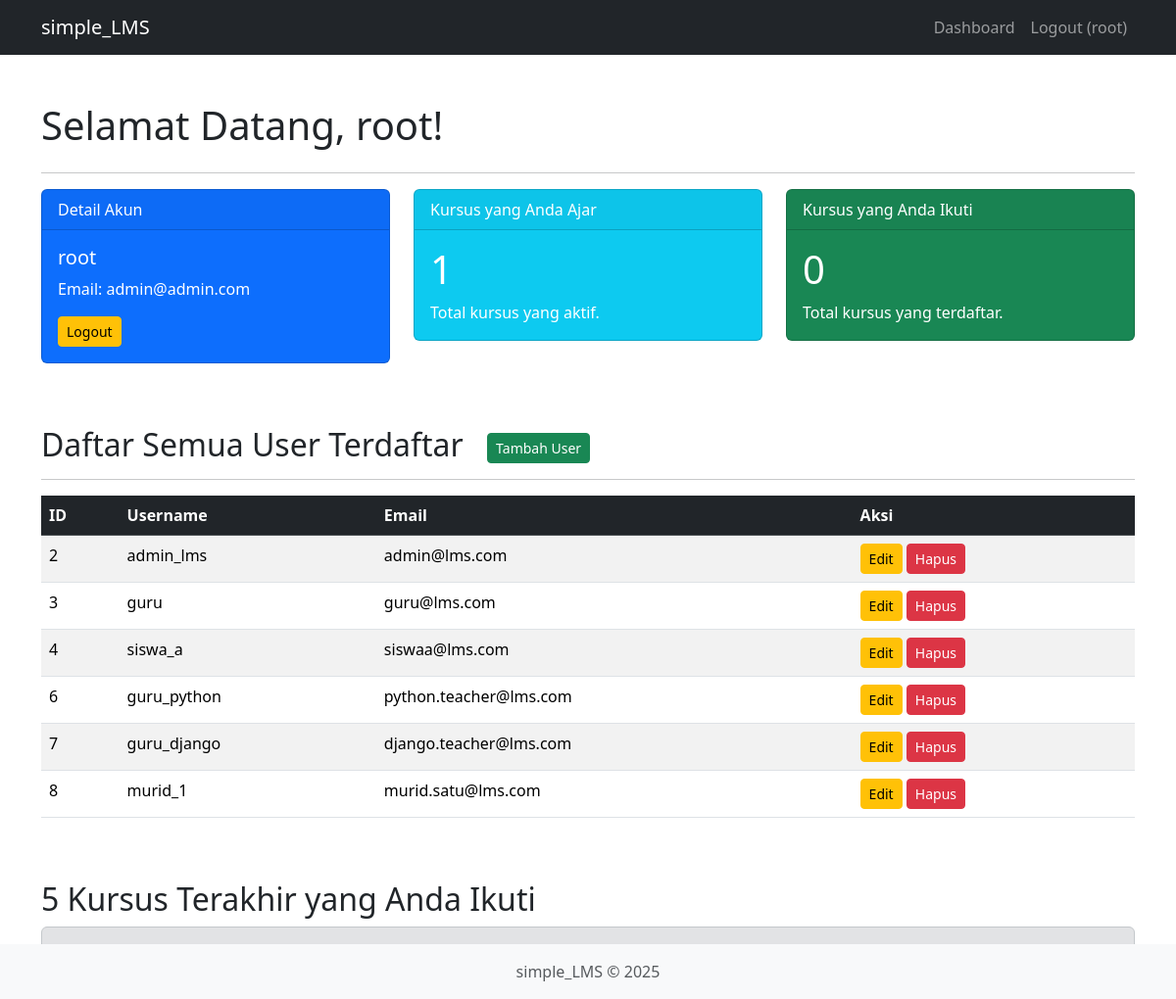
/dashboard/ (signed in), run on the app's committed database.
### users/models.py (models this page shows, shortened)
class User(AbstractUser):
    fullname = models.CharField(max_length=100, blank=True, null=True)
    first_name = None
    last_name = None

### users/views.py (the view)
# urls.py: path('dashboard/', views.dashboard, name='dashboard'),
@login_required(login_url='login')
def dashboard(request):
    current_user = request.user
    all_users = User.objects.all().exclude(pk=current_user.pk).order_by('date_joined')
    courses_taught = Course.objects.filter(teacher=current_user).count()
    enrollments = current_user.course_enrollments.all()
    courses_enrolled_count = enrollments.count()
    context = {
        'title': 'Dashboard Saya',
        'fullname': current_user.fullname if current_user.fullname else current_user.username,
        'email': current_user.email,
        'courses_taught_count': courses_taught,
        'courses_enrolled_count': courses_enrolled_count,
        'enrollments': enrollments[:5],
        'all_users': all_users
    }
    return render(request, 'users/dashboard.html', context)

### users/templates/users/dashboard.html (shortened to what this page needs)
{% extends 'base.html' %}
{% block content %}
<div class="container mt-5">
    <h1 class="mb-4">Selamat Datang, {{ fullname }}!</h1>
    <hr>
    <div class="row">
        <div class="col-md-4">
            <div class="card text-white bg-primary mb-3">
                <div class="card-header">Detail Akun</div>
                <div class="card-body">
                    <h5 class="card-title">{{ request.user.username }}</h5>
                    <p class="card-text">Email: {{ email }}</p>
                    <a href="{% url 'logout' %}" class="btn btn-warning btn-sm">Logout</a>
                </div>
            </div>
        </div>
        <div class="col-md-4">
            <div class="card text-white bg-info mb-3">
                <div class="card-header">Kursus yang Anda Ajar</div>
                <div class="card-body">
                    <h1 class="card-title">{{ courses_taught_count }}</h1>
                    <p class="card-text">Total kursus yang aktif.</p>
                </div>
            </div>
        </div>
        <div class="col-md-4">
            <div class="card text-white bg-success mb-3">
                <div class="card-header">Kursus yang Anda Ikuti</div>
                <div class="card-body">
                    <h1 class="card-title">{{ courses_enrolled_count }}</h1>
                    <p class="card-text">Total kursus yang terdaftar.</p>
                </div>
            </div>
        </div>
    </div>
    <h2 class="mt-5">Daftar Semua User Terdaftar
        {% if request.user.is_superuser %}
        <a href="{% url 'user_create' %}" class="btn btn-success btn-sm ms-3">Tambah User</a>
        {% endif %}
    </h2>
    <hr>
    {% if all_users %}
    <div class="table-responsive">
        <table class="table table-striped table-hover">
            <thead class="table-dark">
                <tr>
                    <th>ID</th>
                    <th>Username</th>
                    <th>Email</th>
                    <th>Aksi</th>
                </tr>
            </thead>
            <tbody>
                {% for user_data in all_users %}
                <tr>
                    <td>{{ user_data.pk }}</td>
                    <td>{{ user_data.username }}</td>
                    <td>{{ user_data.email }}</td>
                    <td>
                        {% if request.user.is_superuser %}
                        <a href="{% url 'user_update' pk=user_data.pk %}" class="btn btn-warning btn-sm">Edit</a>
                        <a href="{% url 'user_delete' pk=user_data.pk %}" class="btn btn-danger btn-sm">Hapus</a>
                        {% endif %}
                    </td>
                </tr>
                {% endfor %}
            </tbody>
        </table>
    </div>
    {% else %}
    <p class="alert alert-info">Tidak ada user lain yang terdaftar selain Anda.</p>
    {% endif %}
    <h2 class="mt-5">5 Kursus Terakhir yang Anda Ikuti</h2>
    {% if enrollments %}
    <ul class="list-group">
        {% for enrollment in enrollments %}
        <li class="list-group-item d-flex justify-content-between align-items-center">
            {{ enrollment.course.name }}
            <span class="badge bg-secondary rounded-pill">{{ enrollment.role }}</span>
        </li>
        {% endfor %}
    </ul>
    {% else %}
    <p class="alert alert-secondary">Anda belum terdaftar di kursus manapun.</p>
    {% endif %}
</div>
{% endblock content %}

### templates/base.html (shortened to what this page needs)
<!DOCTYPE html>
<html lang="en">
<head>
    <link href="https://cdn.jsdelivr.net/npm/bootstrap@5.3.3/dist/css/bootstrap.min.css"
          rel="stylesheet"
>
</head>
<body>
    <nav class="navbar navbar-expand-lg navbar-dark bg-dark">
        <div class="container">
            <a class="navbar-brand" href="{% url 'dashboard' %}">simple_LMS</a>
            <div class="collapse navbar-collapse" id="navbarNav">
                <ul class="navbar-nav ms-auto">
                    {% if user.is_authenticated %}
                        <li class="nav-item">
                            <a class="nav-link" href="{% url 'dashboard' %}">Dashboard</a>
                        </li>
                        <li class="nav-item">
                            <a class="nav-link" href="{% url 'logout' %}">Logout ({{ user.username }})</a>
                        </li>
                    {% endif %}
                </ul>
            </div>
        </div>
    </nav>
    <main>
        {% block content %}{% endblock content %}
    </main>
    <footer class="footer mt-auto py-3 bg-light fixed-bottom">
      <div class="container text-center">
        <span class="text-muted">simple_LMS &copy; 2025</span>
      </div>
    </footer>
</body>
</html>

### data on the page
User: username "root", user.username "root", email "admin@admin.com"
User: pk "2", username "admin_lms", email "admin@lms.com"
User: pk "3", username "guru", email "guru@lms.com"
User: pk "4", username "siswa_a", email "siswaa@lms.com"
User: pk "6", username "guru_python", email "python.teacher@lms.com"
User: pk "7", username "guru_django", email "django.teacher@lms.com"
User: pk "8", username "murid_1", email "murid.satu@lms.com"

### other printed values
{{ courses_taught_count }} "1"
{{ courses_enrolled_count }} "0"
